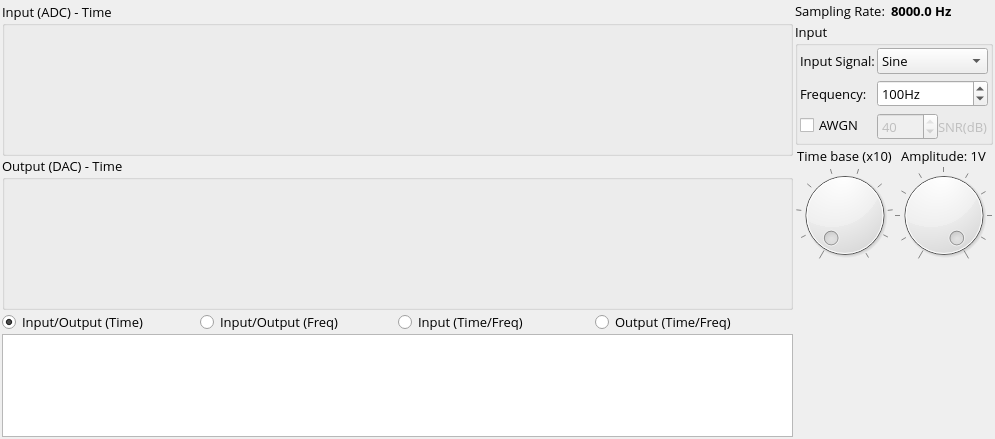
<?xml version="1.0" encoding="UTF-8"?>
<ui version="4.0">
 <class>SDView</class>
 <widget class="QWidget" name="SDView">
  <property name="geometry">
   <rect>
    <x>0</x>
    <y>0</y>
    <width>995</width>
    <height>439</height>
   </rect>
  </property>
  <property name="windowTitle">
   <string>SimDSP Run</string>
  </property>
  <layout class="QGridLayout" name="gridLayout_2" columnstretch="4,1">
   <property name="leftMargin">
    <number>2</number>
   </property>
   <property name="topMargin">
    <number>2</number>
   </property>
   <property name="rightMargin">
    <number>2</number>
   </property>
   <property name="bottomMargin">
    <number>2</number>
   </property>
   <property name="spacing">
    <number>2</number>
   </property>
   <item row="0" column="0">
    <layout class="QVBoxLayout" name="outputLayout" stretch="3,0,1">
     <property name="spacing">
      <number>0</number>
     </property>
     <property name="topMargin">
      <number>0</number>
     </property>
     <property name="bottomMargin">
      <number>0</number>
     </property>
     <item>
      <layout class="QVBoxLayout" name="plotLayout" stretch="0,0">
       <item>
        <widget class="QGroupBox" name="inputBox">
         <property name="font">
          <font>
           <family>Open Sans</family>
           <pointsize>10</pointsize>
          </font>
         </property>
         <property name="title">
          <string>Input (ADC) - Time</string>
         </property>
         <layout class="QGridLayout" name="gridLayout_3">
          <property name="leftMargin">
           <number>0</number>
          </property>
          <property name="topMargin">
           <number>0</number>
          </property>
          <property name="rightMargin">
           <number>0</number>
          </property>
          <property name="bottomMargin">
           <number>0</number>
          </property>
          <property name="spacing">
           <number>0</number>
          </property>
          <item row="0" column="0">
           <widget class="SDPlot" name="PlotA" native="true"/>
          </item>
         </layout>
        </widget>
       </item>
       <item>
        <widget class="QGroupBox" name="outputBox">
         <property name="font">
          <font>
           <family>Open Sans</family>
           <pointsize>10</pointsize>
          </font>
         </property>
         <property name="title">
          <string>Output (DAC) - Time</string>
         </property>
         <layout class="QGridLayout" name="gridLayout_4">
          <property name="leftMargin">
           <number>0</number>
          </property>
          <property name="topMargin">
           <number>0</number>
          </property>
          <property name="rightMargin">
           <number>0</number>
          </property>
          <property name="bottomMargin">
           <number>0</number>
          </property>
          <item row="1" column="0">
           <widget class="SDPlot" name="PlotB" native="true"/>
          </item>
         </layout>
        </widget>
       </item>
      </layout>
     </item>
     <item>
      <layout class="QHBoxLayout" name="horizontalLayout">
       <item>
        <widget class="QRadioButton" name="inOutTime">
         <property name="font">
          <font>
           <family>Open Sans</family>
           <pointsize>10</pointsize>
          </font>
         </property>
         <property name="text">
          <string>Input/Output (Time)</string>
         </property>
         <property name="checked">
          <bool>true</bool>
         </property>
         <attribute name="buttonGroup">
          <string notr="true">timeFreqGroup</string>
         </attribute>
        </widget>
       </item>
       <item>
        <widget class="QRadioButton" name="inOutFreq">
         <property name="font">
          <font>
           <family>Open Sans</family>
           <pointsize>10</pointsize>
          </font>
         </property>
         <property name="layoutDirection">
          <enum>Qt::LeftToRight</enum>
         </property>
         <property name="text">
          <string>Input/Output (Freq)</string>
         </property>
         <attribute name="buttonGroup">
          <string notr="true">timeFreqGroup</string>
         </attribute>
        </widget>
       </item>
       <item>
        <widget class="QRadioButton" name="inTimeFreq">
         <property name="font">
          <font>
           <family>Open Sans</family>
           <pointsize>10</pointsize>
          </font>
         </property>
         <property name="text">
          <string>Input (Time/Freq)</string>
         </property>
         <attribute name="buttonGroup">
          <string notr="true">timeFreqGroup</string>
         </attribute>
        </widget>
       </item>
       <item>
        <widget class="QRadioButton" name="outTimeFreq">
         <property name="font">
          <font>
           <family>Open Sans</family>
           <pointsize>10</pointsize>
          </font>
         </property>
         <property name="text">
          <string>Output (Time/Freq)</string>
         </property>
         <attribute name="buttonGroup">
          <string notr="true">timeFreqGroup</string>
         </attribute>
        </widget>
       </item>
      </layout>
     </item>
     <item>
      <widget class="QTextEdit" name="appOutput">
       <property name="readOnly">
        <bool>true</bool>
       </property>
      </widget>
     </item>
    </layout>
   </item>
   <item row="0" column="1">
    <layout class="QVBoxLayout" name="optionsLayout" stretch="0,0,0,0,0">
     <item>
      <layout class="QFormLayout" name="formLayout">
       <property name="horizontalSpacing">
        <number>6</number>
       </property>
       <item row="0" column="0">
        <widget class="QLabel" name="fsLabel">
         <property name="font">
          <font>
           <family>Open Sans</family>
           <pointsize>10</pointsize>
          </font>
         </property>
         <property name="text">
          <string>Sampling Rate:</string>
         </property>
        </widget>
       </item>
       <item row="0" column="1">
        <widget class="QLabel" name="fsValue">
         <property name="font">
          <font>
           <family>Open Sans</family>
           <pointsize>10</pointsize>
           <weight>75</weight>
           <bold>true</bold>
          </font>
         </property>
         <property name="text">
          <string>8000.0 Hz</string>
         </property>
        </widget>
       </item>
      </layout>
     </item>
     <item>
      <layout class="QFormLayout" name="ch0Layout">
       <property name="horizontalSpacing">
        <number>6</number>
       </property>
       <property name="verticalSpacing">
        <number>6</number>
       </property>
       <property name="topMargin">
        <number>0</number>
       </property>
       <property name="bottomMargin">
        <number>0</number>
       </property>
       <item row="0" column="0" colspan="2">
        <widget class="QGroupBox" name="groupBox">
         <property name="font">
          <font>
           <family>Open Sans</family>
           <pointsize>10</pointsize>
          </font>
         </property>
         <property name="title">
          <string>Input</string>
         </property>
         <layout class="QFormLayout" name="formLayout_2">
          <property name="horizontalSpacing">
           <number>2</number>
          </property>
          <property name="verticalSpacing">
           <number>6</number>
          </property>
          <property name="leftMargin">
           <number>2</number>
          </property>
          <property name="topMargin">
           <number>2</number>
          </property>
          <property name="rightMargin">
           <number>2</number>
          </property>
          <property name="bottomMargin">
           <number>2</number>
          </property>
          <item row="0" column="0">
           <widget class="QLabel" name="inputLabel">
            <property name="font">
             <font>
              <family>Open Sans</family>
              <pointsize>10</pointsize>
             </font>
            </property>
            <property name="text">
             <string>Input Signal:</string>
            </property>
            <property name="alignment">
             <set>Qt::AlignLeading|Qt::AlignLeft|Qt::AlignVCenter</set>
            </property>
           </widget>
          </item>
          <item row="0" column="1">
           <widget class="QComboBox" name="inputComboBox">
            <property name="enabled">
             <bool>true</bool>
            </property>
            <property name="font">
             <font>
              <family>Open Sans</family>
              <pointsize>10</pointsize>
             </font>
            </property>
            <property name="editable">
             <bool>false</bool>
            </property>
            <item>
             <property name="text">
              <string>Sine</string>
             </property>
            </item>
            <item>
             <property name="text">
              <string>Square</string>
             </property>
            </item>
            <item>
             <property name="text">
              <string>Sawtooth</string>
             </property>
            </item>
            <item>
             <property name="text">
              <string>Noise</string>
             </property>
            </item>
            <item>
             <property name="text">
              <string>File</string>
             </property>
            </item>
            <item>
             <property name="text">
              <string>Microphone</string>
             </property>
            </item>
           </widget>
          </item>
          <item row="1" column="0">
           <widget class="QLabel" name="frequencyLabel">
            <property name="font">
             <font>
              <family>Open Sans</family>
              <pointsize>10</pointsize>
             </font>
            </property>
            <property name="text">
             <string>Frequency:</string>
            </property>
            <property name="alignment">
             <set>Qt::AlignLeading|Qt::AlignLeft|Qt::AlignVCenter</set>
            </property>
           </widget>
          </item>
          <item row="1" column="1">
           <widget class="QSpinBox" name="frequencySpinBox">
            <property name="font">
             <font>
              <family>Open Sans</family>
              <pointsize>10</pointsize>
             </font>
            </property>
            <property name="suffix">
             <string>Hz</string>
            </property>
            <property name="minimum">
             <number>0</number>
            </property>
            <property name="maximum">
             <number>4000</number>
            </property>
            <property name="singleStep">
             <number>40</number>
            </property>
            <property name="value">
             <number>100</number>
            </property>
            <property name="displayIntegerBase">
             <number>10</number>
            </property>
           </widget>
          </item>
          <item row="2" column="0">
           <widget class="QCheckBox" name="awgnCheckBox">
            <property name="font">
             <font>
              <family>Open Sans</family>
              <pointsize>10</pointsize>
             </font>
            </property>
            <property name="layoutDirection">
             <enum>Qt::LeftToRight</enum>
            </property>
            <property name="text">
             <string>AWGN</string>
            </property>
            <property name="tristate">
             <bool>false</bool>
            </property>
           </widget>
          </item>
          <item row="2" column="1">
           <layout class="QGridLayout" name="snrLayout" columnstretch="3,0">
            <property name="topMargin">
             <number>0</number>
            </property>
            <item row="0" column="0">
             <widget class="QSpinBox" name="snrSpinBox">
              <property name="enabled">
               <bool>false</bool>
              </property>
              <property name="maximum">
               <number>40</number>
              </property>
              <property name="value">
               <number>40</number>
              </property>
             </widget>
            </item>
            <item row="0" column="1">
             <widget class="QLabel" name="snrLabel">
              <property name="enabled">
               <bool>false</bool>
              </property>
              <property name="font">
               <font>
                <family>Open Sans</family>
                <pointsize>10</pointsize>
               </font>
              </property>
              <property name="text">
               <string>SNR(dB)</string>
              </property>
             </widget>
            </item>
           </layout>
          </item>
         </layout>
        </widget>
       </item>
      </layout>
     </item>
     <item>
      <layout class="QGridLayout" name="gridLayout">
       <property name="topMargin">
        <number>0</number>
       </property>
       <property name="spacing">
        <number>0</number>
       </property>
       <item row="1" column="1">
        <widget class="QDial" name="amplitudeDial">
         <property name="cursor">
          <cursorShape>PointingHandCursor</cursorShape>
         </property>
         <property name="maximum">
          <number>10</number>
         </property>
         <property name="value">
          <number>10</number>
         </property>
         <property name="orientation">
          <enum>Qt::Horizontal</enum>
         </property>
         <property name="wrapping">
          <bool>false</bool>
         </property>
         <property name="notchesVisible">
          <bool>true</bool>
         </property>
        </widget>
       </item>
       <item row="0" column="0">
        <widget class="QLabel" name="timeBaseLabel">
         <property name="font">
          <font>
           <family>Open Sans</family>
           <pointsize>10</pointsize>
           <weight>50</weight>
           <bold>false</bold>
          </font>
         </property>
         <property name="text">
          <string>Time base (x10)</string>
         </property>
         <property name="alignment">
          <set>Qt::AlignCenter</set>
         </property>
        </widget>
       </item>
       <item row="1" column="0">
        <widget class="QDial" name="timeBaseDial">
         <property name="cursor">
          <cursorShape>PointingHandCursor</cursorShape>
         </property>
         <property name="mouseTracking">
          <bool>false</bool>
         </property>
         <property name="toolTip">
          <string/>
         </property>
         <property name="statusTip">
          <string/>
         </property>
         <property name="whatsThis">
          <string/>
         </property>
         <property name="accessibleName">
          <string/>
         </property>
         <property name="layoutDirection">
          <enum>Qt::LeftToRight</enum>
         </property>
         <property name="autoFillBackground">
          <bool>false</bool>
         </property>
         <property name="styleSheet">
          <string notr="true"/>
         </property>
         <property name="minimum">
          <number>1</number>
         </property>
         <property name="maximum">
          <number>10</number>
         </property>
         <property name="value">
          <number>1</number>
         </property>
         <property name="sliderPosition">
          <number>1</number>
         </property>
         <property name="orientation">
          <enum>Qt::Horizontal</enum>
         </property>
         <property name="invertedAppearance">
          <bool>false</bool>
         </property>
         <property name="invertedControls">
          <bool>true</bool>
         </property>
         <property name="wrapping">
          <bool>false</bool>
         </property>
         <property name="notchTarget">
          <double>3.700000000000000</double>
         </property>
         <property name="notchesVisible">
          <bool>true</bool>
         </property>
        </widget>
       </item>
       <item row="0" column="1">
        <widget class="QLabel" name="amplitudeLabel">
         <property name="font">
          <font>
           <family>Open Sans</family>
           <pointsize>10</pointsize>
          </font>
         </property>
         <property name="text">
          <string>Amplitude: 1V</string>
         </property>
         <property name="alignment">
          <set>Qt::AlignCenter</set>
         </property>
        </widget>
       </item>
      </layout>
     </item>
     <item>
      <widget class="SDKeyboard" name="widgetKeyboard" native="true"/>
     </item>
     <item>
      <spacer name="verticalSpacer">
       <property name="orientation">
        <enum>Qt::Vertical</enum>
       </property>
       <property name="sizeHint" stdset="0">
        <size>
         <width>20</width>
         <height>40</height>
        </size>
       </property>
      </spacer>
     </item>
    </layout>
   </item>
  </layout>
 </widget>
 <customwidgets>
  <customwidget>
   <class>SDKeyboard</class>
   <extends>QWidget</extends>
   <header>view/sdkeyboard.h</header>
   <container>1</container>
  </customwidget>
  <customwidget>
   <class>SDPlot</class>
   <extends>QWidget</extends>
   <header>view/sdplot.h</header>
   <container>1</container>
  </customwidget>
 </customwidgets>
 <resources/>
 <connections/>
 <buttongroups>
  <buttongroup name="timeFreqGroup"/>
 </buttongroups>
</ui>
